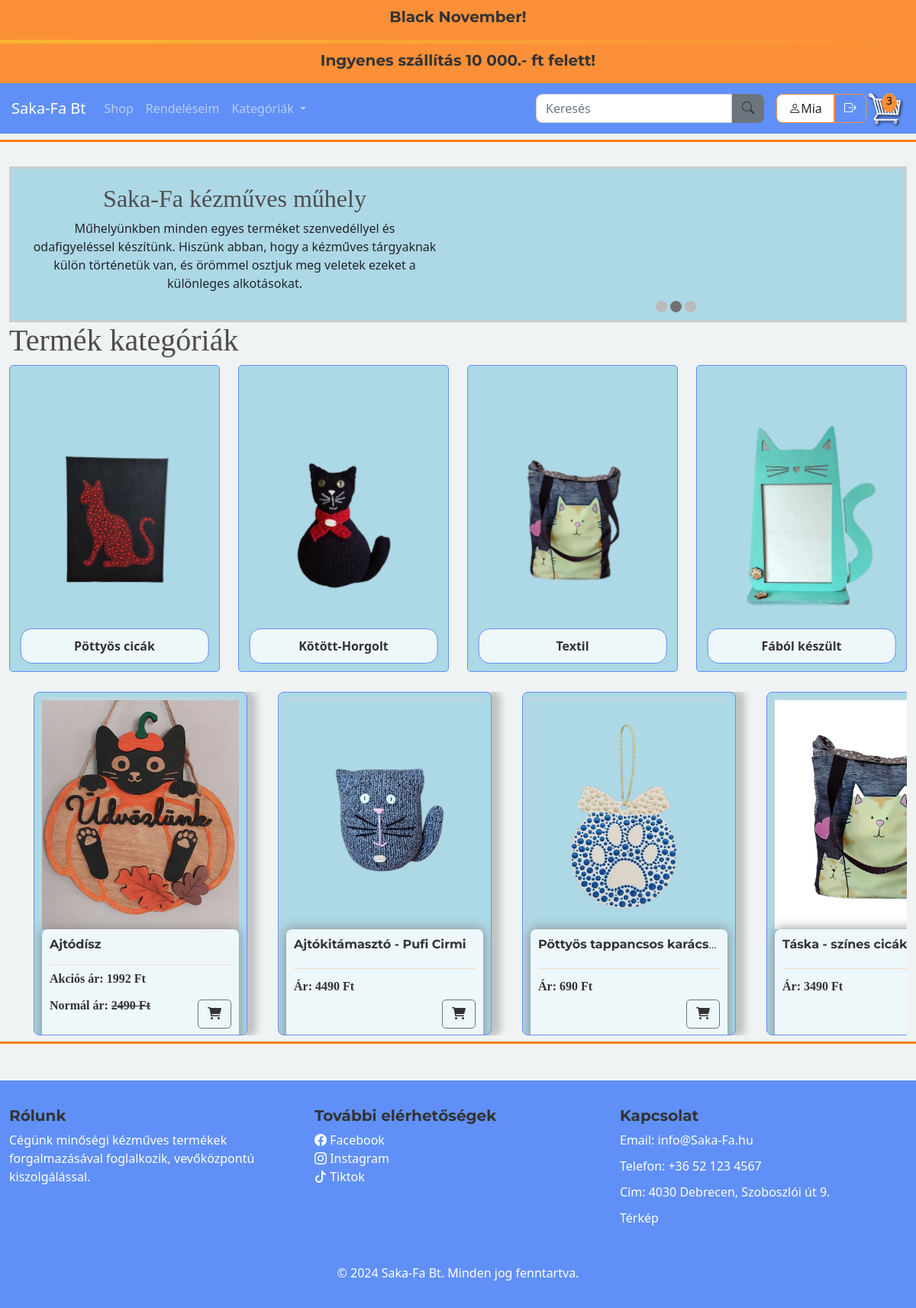
Screenshot of / (signed in) with the database file from the repository.
### store/models.py (models this page shows, shortened)
class TopBarText(models.Model):
    title = models.CharField(max_length=100, verbose_name="Cím")
    content = models.TextField(verbose_name="Szöveg")
    updated_at = models.DateTimeField(auto_now=True, verbose_name="Utolsó frissítés")
    class Meta:
        verbose_name = "Top Bar szöveg"
        verbose_name_plural = "Top Bar szövegek"

class Product(models.Model):
    CATEGORY_CHOICES = [
        ('option1', 'FÁBÓL KÉSZÜLT'),
        ('option2', 'KÖTÖTT-HORGOLT'),
        ('option3', 'PÖTTYÖSCICA'),
        ('option4', 'TEXTIL'),
    ]
    name = models.CharField(max_length=200)
    price = models.FloatField()
    discount_percentage = models.FloatField(default=0)  # Kedvezmény százalék mező
    image = models.ImageField(null=True, blank=True)
    description = models.TextField(blank=True)
    category = models.CharField(max_length=10, choices=CATEGORY_CHOICES, default='option1')
    class Meta:
        verbose_name = "Termék"
        verbose_name_plural = "Termékek"
    @property
    def imageURL(self):
        try:
            url = self.image.url
        except:
            url = ''
        return url
    @property
    def discounted_price(self):
        if self.discount_percentage > 0:
            discount_amount = (self.discount_percentage / 100) * self.price
            return round(self.price - discount_amount, 2)
        return self.price

### store/views.py (the view)
# urls.py: path('', views.index, name='index'),
def index(request):
    cart_data = cartData(request)  # Kosár adatok lekérdezése a cartData függvényből
    cartItems = cart_data['cartItems']  # Kosárban lévő tételek száma
    items = cart_data['items']  # Kosár tételek listája
    order = cart_data['order']  # Kosár összesített adatai
    cart_total = cart_data['cart_total']  # Kosár végösszegének lekérése
    products = Product.objects.all()
    topbar_texts = TopBarText.objects.all()
    context = {
        'products': products,
        'cartItems': cartItems,  # Kosárban lévő tételek száma
        'items': items,  # Kosár tételek listája
        'order': order,  # Kosár összesített adatai (pl. végösszeg)
        'cart_total' : cart_total,
        'topbar_texts' : topbar_texts,
    }
    return render(request, 'store/index.html', context)

### store/context_processors.py (called while the page is built)
def topbar_texts(request):
    return {
        'topbar_texts': TopBarText.objects.all()
    }

### store/models.py (called while the page is built)
    @property
    def get_cart_total(self):
        orderitems = self.orderitem_set.all()
        total = sum([item.get_total for item in orderitems])
        discount_amount = (self.discount_percentage / 100) * total
        total_after_discount = Decimal(total - discount_amount)
        shipping_cost = Decimal(self.shipping_cost)
        return total_after_discount + shipping_cost  # Kedvezménnyel csökkentett összeg + szállítási költség

    @property
    def get_cart_items(self):
        orderitems = self.orderitem_set.all()
        total = sum([item.quantity for item in orderitems])
        return total

    @property
    def get_total(self):
        if self.product and self.product.discounted_price is not None:
            return self.product.discounted_price * self.quantity  # Az akciós ár használata
        return self.product.price * self.quantity  # Ha nincs akciós ár, az alapár használata

### store/templates/store/index.html (shortened to what this page needs)
{% extends "store/main.html" %}
{% load static %}
{% load markdown_extras %}
{% block content %}
<body class="background-index">
<div class="image-text-container">
    <div class="text-section">
        <h2>Saka-Fa kézműves műhely</h2>
        <p>Műhelyünkben minden egyes terméket szenvedéllyel és<br>
          odafigyeléssel készítünk. Hiszünk abban, hogy a kézműves tárgyaknak<br>
          külön történetük van, és örömmel osztjuk meg veletek ezeket a különleges alkotásokat.</p>
    </div>
    <div class="slideshow-container">
        <div class="dots-container">
          <span class="dot"></span>
          <span class="dot"></span>
          <span class="dot"></span>
        </div>
    </div>
</div>
<h1>Termék kategóriák</h1>
<div class="row">
    <div class="col-lg-3 col-md-6 col-sm-12">
        <div class="index_card">
            <a href="{% url 'filtered_products' %}?filter=pottos">
                <img src="{% static 'images/pottyos.png' %}">
                <div class="text-overlay">Pöttyös cicák</div>
            </a>
        </div>
    </div>
    <div class="col-lg-3 col-md-6 col-sm-12">
        <div class="index_card">
            <a href="{% url 'filtered_products' %}?filter=kotott">
                <img src="{% static 'images/kotott.png' %}">
                <div class="text-overlay">Kötött-Horgolt</div>
            </a>
        </div>
    </div>
    <div class="col-lg-3 col-md-6 col-sm-12">
        <div class="index_card">
            <a href="{% url 'filtered_products' %}?filter=textil">
                <img src="{% static 'images/textil.png' %}">
                <div class="text-overlay">Textil</div>
            </a>
        </div>
    </div>
    <div class="col-lg-3 col-md-6 col-sm-12">
        <div class="index_card">
            <a href="{% url 'filtered_products' %}?filter=FÁB">
                <img src="{% static 'images/fabol.png' %}">
                <div class="text-overlay">Fából készült</div>
            </a>
        </div>
    </div>
</div>
<div class="container scroll-container">
<div class="card-container">
    {% for product in products %}
    <div class="scroll-card">
        <div class="scroll-card-image">
            <a href="{% url 'product_detail' product.id %}">
                <img class="thumbnail" src="{{ product.imageURL }}" alt="{{ product.name }}">
            </a>
        </div>
        <div class="box-element">
            <h6 class="product-name"><strong>{{ product.name }}</strong></h6>
            <hr>
            <button data-product="{{ product.id }}" data-action="add" class="btn btn-outline-secondary add-btn update-cart btn-bottom-right" style="margin-bottom:10px;">
                <i class="fas fa-shopping-cart"></i>
            </button>
            <h4 style="display: inline-block; float: right;">
                <div class="product">
                    {% if product.discount_percentage > 0 %}
                        <p>Akciós ár: <strong>{{ product.discounted_price|floatformat:0 }} Ft</strong></p>
                        <p>Normál ár: <span style="text-decoration: line-through;">{{ product.price|floatformat:0 }} Ft</span></p>
                    {% else %}
                        <p>Ár: <strong>{{ product.price|floatformat:0 }} Ft</strong></p>
                    {% endif %}
                </div>
            </h4><br>
        </div>
    </div>
    {% endfor %}
</div>
</div>
</body>
{% endblock content %}

### store/templates/store/main.html (shortened to what this page needs)
<!DOCTYPE html>
{% load static %}
<html lang="hu">
<head>
    <link href="https://cdnjs.cloudflare.com/ajax/libs/bootstrap-icons/1.10.0/font/bootstrap-icons.min.css" rel="stylesheet">
    <link rel="stylesheet" href="https://cdnjs.cloudflare.com/ajax/libs/font-awesome/6.0.0-beta3/css/all.min.css">
    <link href="https://cdn.jsdelivr.net/npm/bootstrap@5.0.2/dist/css/bootstrap.min.css" rel="stylesheet">
    <link rel="stylesheet" type="text/css" href="{% static 'css/main.css' %}">
</head>
<body>
    <div class="TopBar">
        <div class="container">
            <div class="row">
                <div class="col-12">
                    <div class="custom-banner marquee">
                        {% for text in topbar_texts %}
                            <h4>{{ text.title }}</h4>
                        {% endfor %}
                    </div>
                </div>
                <div class="animated-divider"></div>
                <div class="col-12">
                    <div class="custom-banner marquee">
                        {% for text in topbar_texts %}
                            <h4>{{ text.content }}</h4>
                        {% endfor %}
                    </div>
                </div>
            </div>
        </div>
    </div>
    <nav class="navbar navbar-expand-lg navbar-dark bg-primary">
        <a class="navbar-brand" href="{% url 'index' %}">Saka-Fa Bt</a>
        <div class="collapse navbar-collapse" id="navbarSupportedContent">
            <ul class="navbar-nav me-auto">
                <li class="nav-item active">
                    <a class="nav-link" href="{% url 'store' %}">Shop<span class="sr-only">(current)</span></a>
                </li>
                <li class="nav-item active">
                    <a class="nav-link" href="{% url 'order_list' %}">Rendeléseim</a>
                </li>
                <li class="nav-item dropdown">
                    <a class="nav-link dropdown-toggle" href="#" id="navbarDropdown" role="button" data-bs-toggle="dropdown" aria-haspopup="true" aria-expanded="false">
                        Kategóriák
                    </a>
                </li>
            </ul>
            <form class="d-flex align-items-center my-2 my-lg-0" method="GET" action="{% url 'search' %}">
                <input class="form-control me-2" type="search" name="q" placeholder="Keresés" aria-label="Search">
                <button class="btn btn-secondary me-2 custom-button" type="submit"><i class="bi bi-search"></i></button>
            </form>
            <div class="d-flex align-items-center">
                <div class="user-status" style="display: flex; align-items: center;">
                    {% if user.is_authenticated %}
                        <p class="user"><i class="bi bi-person"></i>{{ user.username }}</p>
                        <form id="logout-form" method="POST" action="{% url 'logout' %}">
                            <button class="btn btn-outline-warning user-btn logout"><i class="bi bi-box-arrow-right"></i></button>
                        </form>
                    {% else %}
                        <a href="{% url 'login' %}" class="btn btn-outline-warning user-btn login"><i class="bi bi-box-arrow-in-right"></i> Bejelentkezés</a>
                    {% endif %}
                </div>
                {% if user.is_authenticated %}
                    <div class="cart-container">
                        <a href="{% url 'cart' %}" id="cart-icon-link">
                            <span id="cart-total">{{ cartItems }}</span>
                        </a>
                    </div>
                {% endif %}
            </div>
        </div>
    </nav>
<div class="separator"></div>
<div class="container">
    <br>
    {% block content %}
    {% endblock content %}
</div>
<div class="separator"></div>
<footer class="footer  text-white mt-5 py-4">
    <div class="container">
        <div class="row">
            <div class="col-lg-4 col-md-6 mb-4">
                <h4>Rólunk</h4>
                <p>Cégünk minőségi kézműves termékek forgalmazásával foglalkozik, vevőközpontú kiszolgálással.</p>
            </div>
            <div class="col-lg-4 col-md-6 mb-4">
                <h4>További elérhetőségek</h4>
                <ul class="list-unstyled">
                    <i class="bi bi-facebook"></i>  <a href="https://www.facebook.com" target="_blank">Facebook</a>
                    <br><i class="bi bi-instagram"></i>  <a href="https://www.instagram.com" target="_blank">Instagram</a><br>
                    <i class="bi bi-tiktok"></i>  <a href="https://www.tiktok.com" target="_blank">Tiktok</a>
                </ul>
            </div>
            <div class="col-lg-4 col-md-6 mb-4">
                <h4>Kapcsolat</h4>
                <p>Email: info@Saka-Fa.hu</p>
                <p>Telefon: +36 52 123 4567</p>
                <p>Cím: 4030 Debrecen, Szoboszlói út 9.</p>
                <a href=https://maps.app.goo.gl/HWCYh1pYbSjcLcac6 target="_blank">Térkép</a>
            </div>
        </div>
        <div class="text-center mt-4">
            <p>&copy; 2024 Saka-Fa Bt. Minden jog fenntartva.</p>
        </div>
    </div>
</footer>
</body>
</html>

### rows the page displays
TopBarText: title "Black November!", content "Ingyenes szállítás 10 000.- ft felett!"
Product: imageURL (picture), name "Ajtódísz", discounted_price "1992", price "2490"
Product: imageURL (picture), name "Ajtókitámasztó - Pufi Cirmi", price "4490"
Product: imageURL (picture), name "Pöttyös tappancsos karács…", price "690"
Product: imageURL (picture), name "Táska - színes cicák", price "3490"

### other values shown
{{ user.username }} "Mia"
{{ cartItems }} "3"
